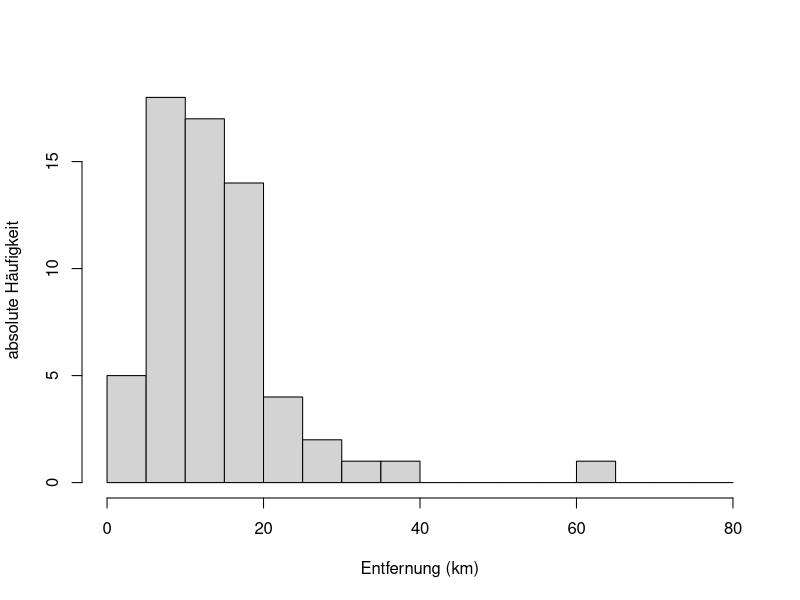
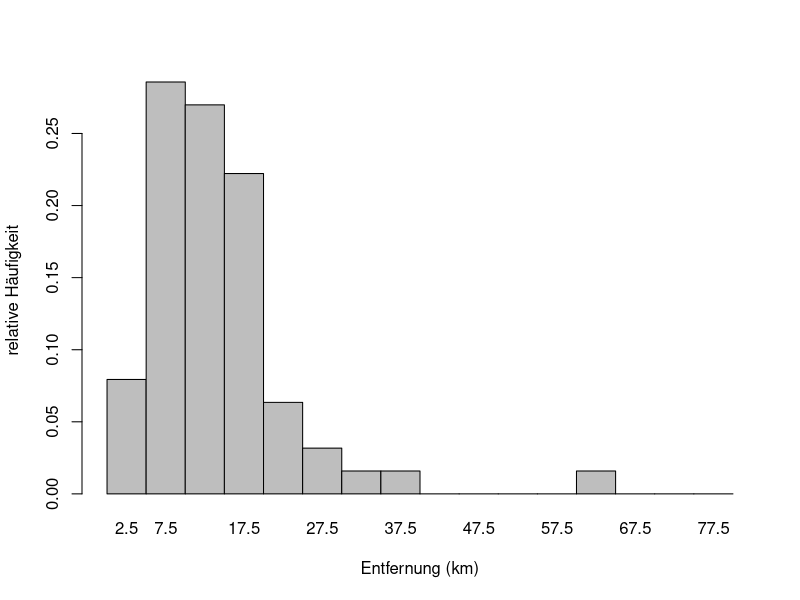
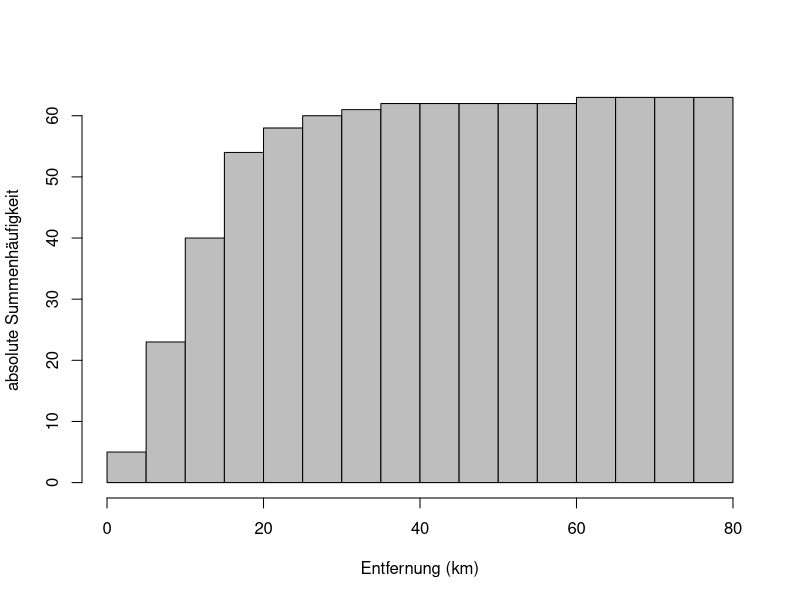
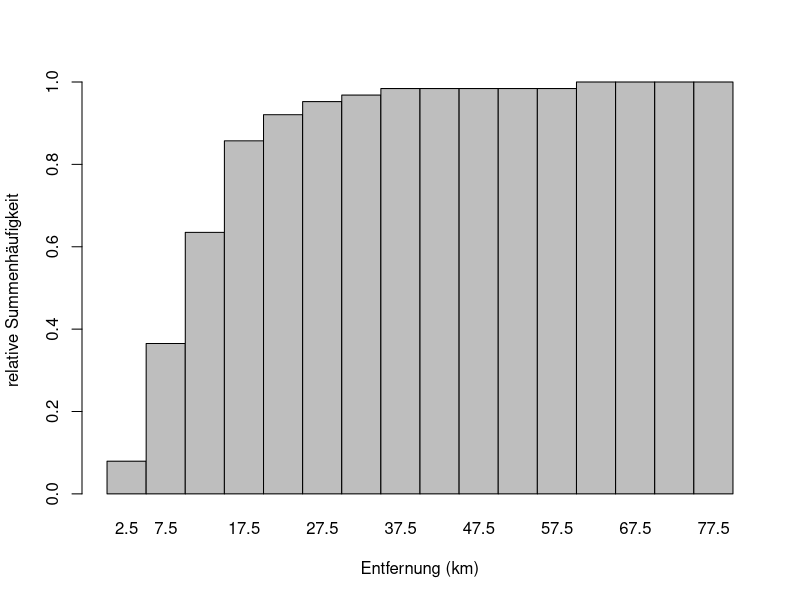
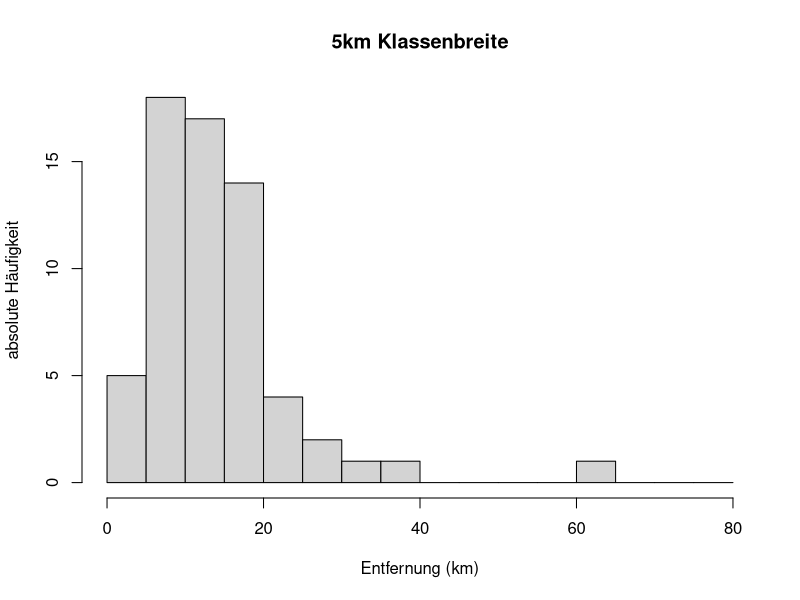
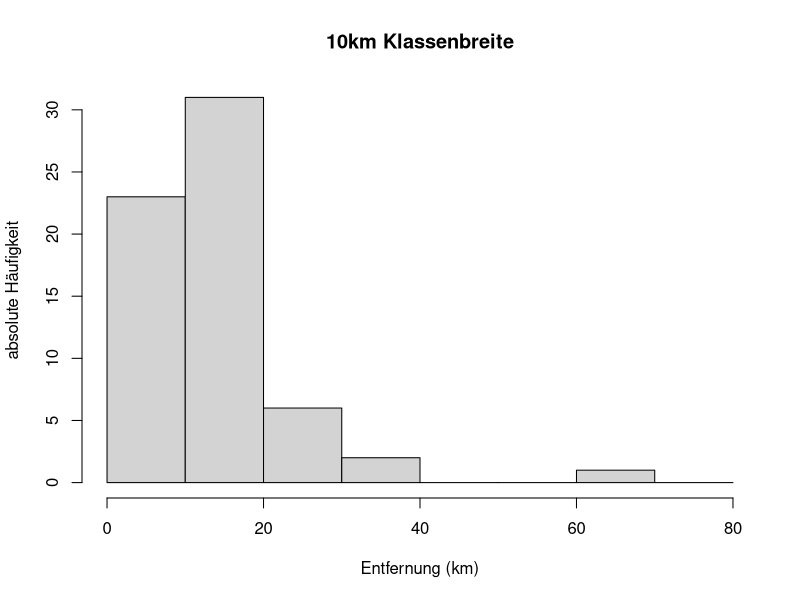
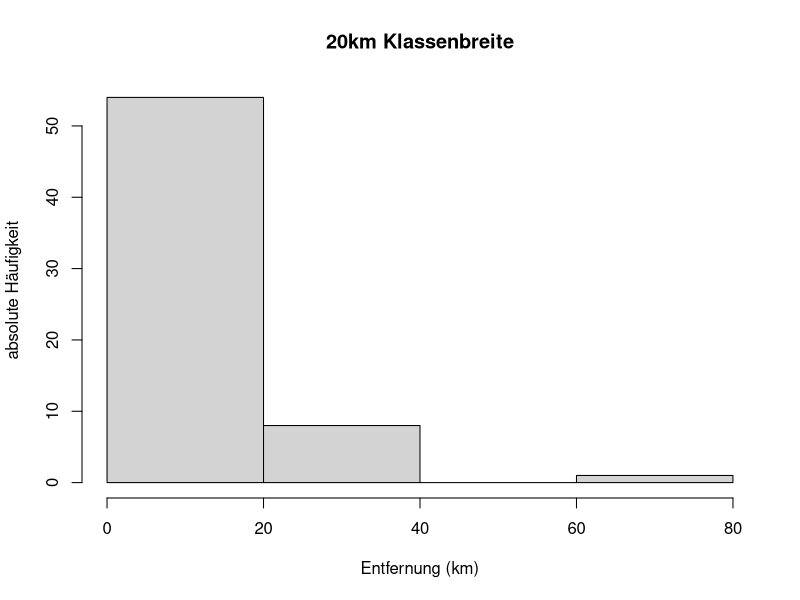
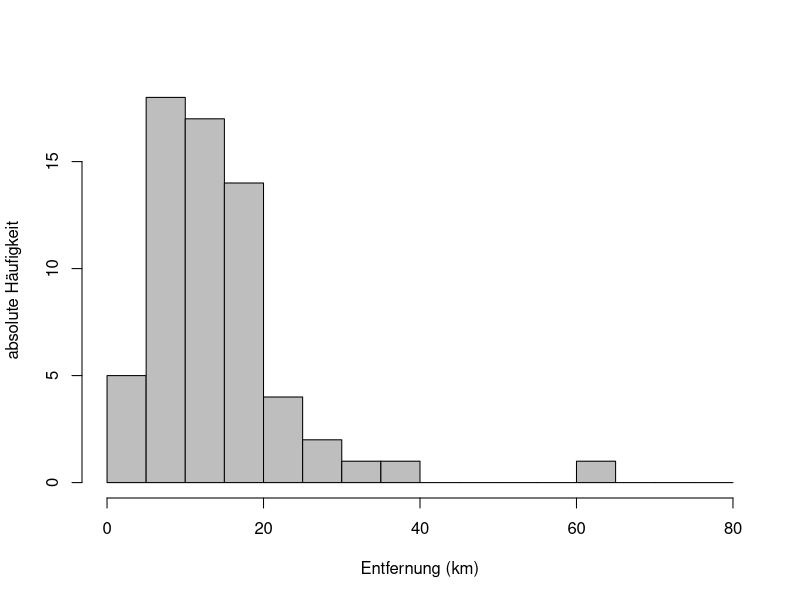

Generate these figures, in order, with R:
## ---- chunk 1
# Paket laden, das für das Einlesen von xlsx gebraucht wird
library("readxl")
# Daten einlesen
# der Zusatz na = "-999" sagt R, dass fehlende Werte mit -999 kodiert sind
reisedat <- read_excel("data/Daten_Distanz_Reisezeit_2025.xlsx", na = "-999")
# in metrische Skala und data.frame umwandeln
reisedat <- as.data.frame(apply(reisedat, 2, as.numeric))
# Ausgabe von reisedat$distanz
reisedat$distanz
## ---- chunk 2
# reisedat$distanz aufsteigend ordnen und ausgeben
sort(reisedat$distanz)
# absolute Häufigkeiten bestimmen für Klassen von 0 bis 80km, mit Breite 5km
hist(reisedat$distanz, breaks = seq(0, 80, 5),
     main = "", xlab = "Entfernung (km)", 
     ylab = "absolute Häufigkeit")
## ---- chunk 3
# Histogramm berechnen ohne Output
h <- hist(reisedat$distanz, breaks = seq(0, 80, 5), plot = FALSE)
# absolute in relative Häufigkeiten umrechnen
h$counts <- h$counts / sum(h$counts)
# Histogrammdaten plotten
barplot(h$counts ~ h$mids, space = 0, col = "gray",
     main = "", xlab = "Entfernung (km)", ylab = "relative Häufigkeit")

## ---- chunk 4
# Histogramm berechnen ohne Output
h <- hist(reisedat$distanz, breaks = seq(0, 80, 5), plot = FALSE)
# Häufigkeiten kumuliert aufsummieren
h$counts <- cumsum(h$counts)
# Histogrammdaten plotten
plot(h, freq = TRUE, col = "gray",
     main = "", xlab = "Entfernung (km)", ylab = "absolute Summenhäufigkeit")
# absolute Summenhäufigkeiten in relative umrechnen
h$counts <- h$counts / max(h$counts)
# Histogrammdaten plotten
barplot(h$counts ~ h$mids, space = 0, col = "gray",
     main = "", xlab = "Entfernung (km)", ylab = "relative Summenhäufigkeit")

## ---- chunk 5
# Klassenbreite 5km
hist(reisedat$distanz, breaks = seq(0, 80, 5),
     main = "5km Klassenbreite", 
     xlab = "Entfernung (km)", ylab = "absolute Häufigkeit")
# Klassenbreite 10km
hist(reisedat$distanz, breaks = seq(0, 80, 10),
     main = "10km Klassenbreite", 
     xlab = "Entfernung (km)", ylab = "absolute Häufigkeit")
# Klassenbreite 20km
hist(reisedat$distanz, breaks = seq(0, 80, 20),
     main = "20km Klassenbreite", 
     xlab = "Entfernung (km)", ylab = "absolute Häufigkeit")

## ---- chunk 6
h <- hist(reisedat$distanz, breaks = seq(0, 80, 5), plot = FALSE)
plot(h, freq = TRUE, col = "gray",
     main = "", xlab = "Entfernung (km)", ylab = "absolute Häufigkeit")
# gib Klassenmitte aus (an der Stelle, wo die Häufigkeiten gleich dem Maximum sind)
h$mids[h$counts == max(h$counts)]

## ---- chunk 7
# berechne arithmetisches Mittel für Variable "Distanz" in km
# der Zusatz na.rm = TRUE bedeutet, dass NA-Werte nicht berücksichtigt werden
mean(reisedat$distanz, na.rm = TRUE)

## ---- chunk 8
median(reisedat$distanz, na.rm = TRUE)

